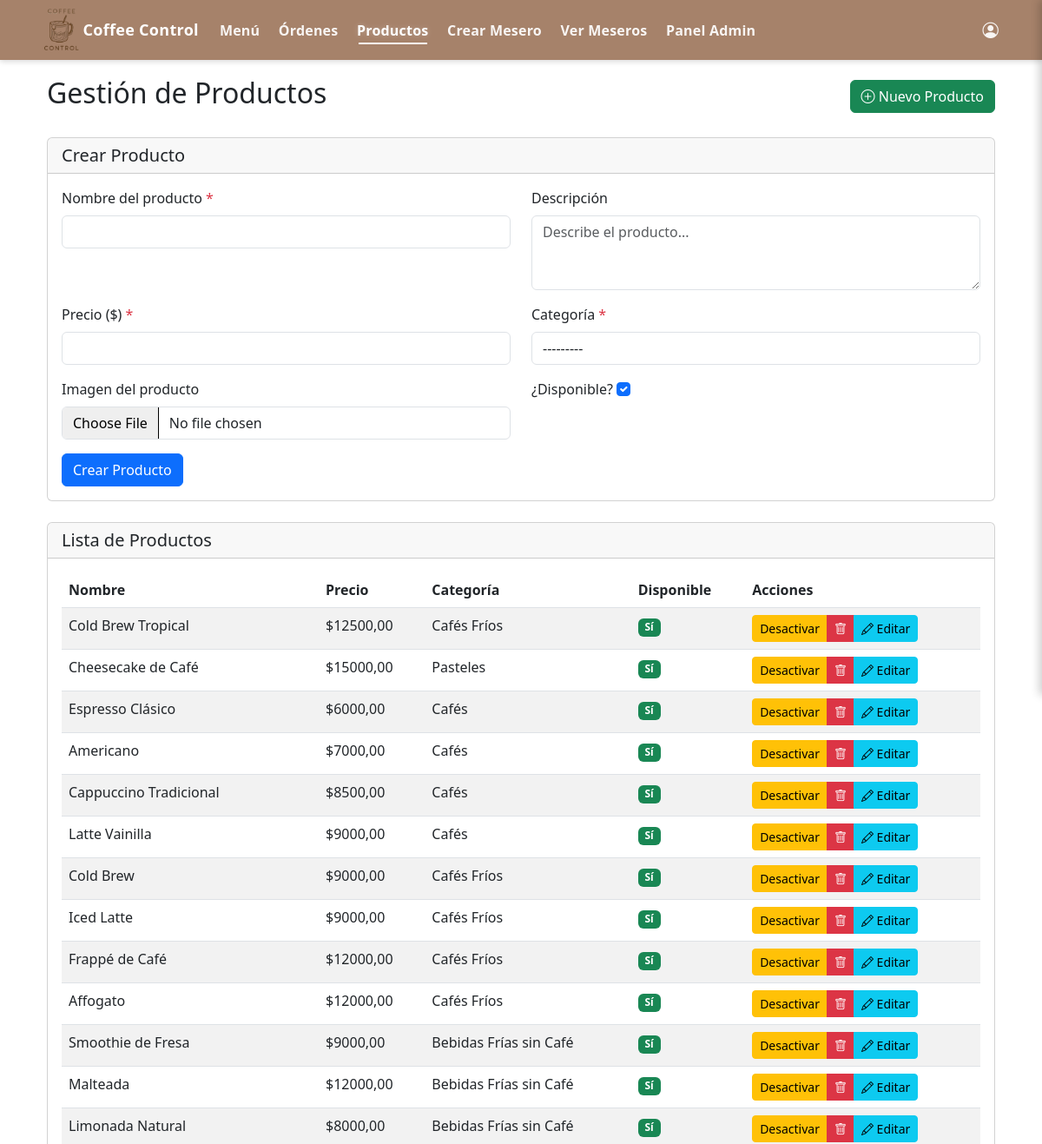
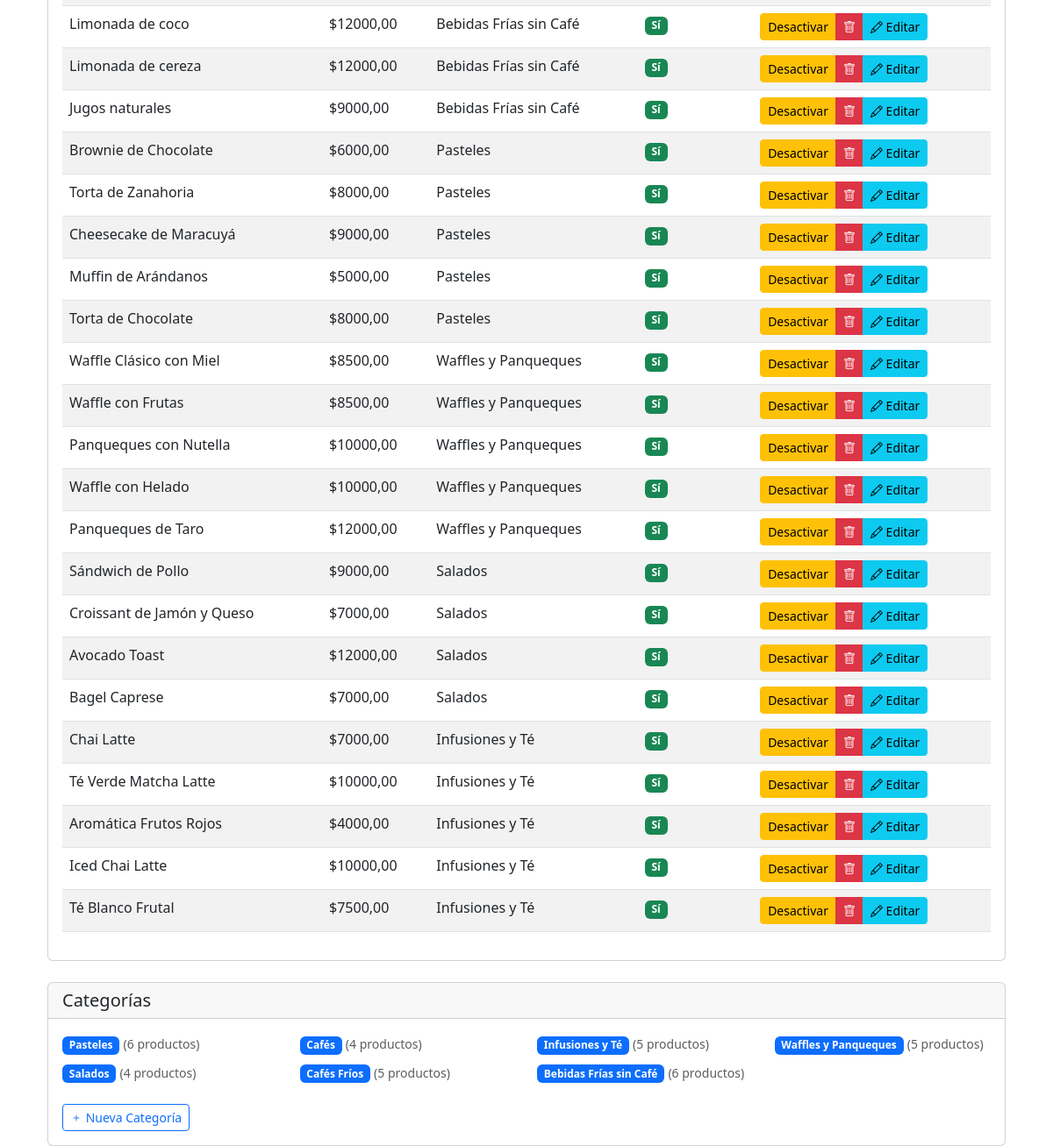
Page /productos/gestion-productos/ (signed in) on the committed database (2 pictures, top to bottom).
### productos/models.py (models this page shows, shortened)
class Producto(models.Model):
    nombre = models.CharField(max_length=200, verbose_name="Nombre")
    descripcion = models.TextField(blank=True, verbose_name="Descripción")
    precio = models.DecimalField(
        max_digits=10,
        decimal_places=2,
        verbose_name="Precio"
    )
    categoria = models.ForeignKey(
        Categoria,
        on_delete=models.CASCADE,
        verbose_name="Categoría"
    )
    imagen = models.ImageField(
        upload_to='products/',
        blank=True,
        verbose_name="Imagen"
    )
    es_disponible = models.BooleanField(default=True, verbose_name="¿Disponible?")
    creado = models.DateTimeField(auto_now_add=True, verbose_name="Fecha de creación")
    actualizado = models.DateTimeField(auto_now=True, verbose_name="Última actualización")
    class Meta:
        verbose_name = "Producto"
        verbose_name_plural = "Productos"

class Categoria(models.Model):
    nombre = models.CharField(max_length=100, verbose_name="Nombre")
    descripcion = models.TextField(blank=True, verbose_name="Descripción")
    imagen = models.ImageField(upload_to='categories/', blank=True, verbose_name="Imagen")
    def __str__(self):
        return self.nombre
    class Meta:
        verbose_name = "Categoría"
        verbose_name_plural = "Categorías"

### productos/views.py (the view)
# urls.py: path('gestion-productos/', views.gestion_productos, name='gestion_productos'),
@solo_admin
def gestion_productos(request):
    productos = Producto.objects.all()
    categorias = Categoria.objects.all()
    if request.method == 'POST':
        formulario = FormularioProducto(request.POST, request.FILES)
        if formulario.is_valid():
            formulario.save()
            messages.success(request, "Producto agregado correctamente.")
            return redirect('producto:gestion_productos')
        else:
            messages.error(request, "Error al agregar el producto.")
    else:
        formulario = FormularioProducto()
    return render(request, 'productos/gestion_productos.html', {
        'productos': productos,
        'categorias': categorias,
        'formulario': formulario
    })

### productos/forms.py
class FormularioProducto(forms.ModelForm):
    class Meta:
        model = Producto
        fields = ['nombre', 'descripcion', 'precio', 'categoria', 'imagen', 'es_disponible']
        labels = {
            'nombre': 'Nombre del producto',
            'descripcion': 'Descripción',
            'precio': 'Precio ($)',
            'categoria': 'Categoría',
            'imagen': 'Imagen del producto',
            'es_disponible': '¿Disponible?'
        }
        widgets = {
            'descripcion': forms.Textarea(attrs={'rows': 3, 'placeholder': 'Describe el producto...'}),
            'precio': forms.NumberInput(attrs={'step': '0.01', 'min': '0'}),
        }

### productos/templates/productos/gestion_productos.html (shortened to what this page needs)
{% extends 'base.html' %}
{% load static %}
{% load humanize %}
{% block content %}
<div class="container mt-4">
    <div class="d-flex justify-content-between align-items-center mb-4">
        <h2>Gestión de Productos</h2>
        <button type="button" class="btn btn-success" onclick="mostrarConfirmacionCrear()">
            <i class="bi bi-plus-circle"></i> Nuevo Producto
        </button>
    </div>
    <div class="card mb-4">
        <div class="card-header">
            <h5 class="mb-0">
                {% if formulario.instance.id %}Editar{% else %}Crear{% endif %} Producto
            </h5>
        </div>
        <div class="card-body">
            <form method="post" enctype="multipart/form-data" id="formCrearProducto">
                <div class="row">
                    {% for field in formulario %}
                    <div class="col-md-6 mb-3">
                        <label for="{{ field.id_for_label }}" class="form-label">
                            {{ field.label }}
                            {% if field.field.required %}<span class="text-danger">*</span>{% endif %}
                        </label>
                        {{ field }}
                    </div>
                    {% endfor %}
                </div>
                <button type="button" class="btn btn-primary" onclick="mostrarConfirmacionCrear()">
                    {% if formulario.instance.id %}Actualizar{% else %}Crear{% endif %} Producto
                </button>
            </form>
        </div>
    </div>
    <div class="card">
        <div class="card-header">
            <h5 class="mb-0">Lista de Productos</h5>
        </div>
        <div class="card-body">
            <div class="table-responsive">
                <table class="table table-striped">
                    <thead>
                        <tr>
                            <th>Nombre</th>
                            <th>Precio</th>
                            <th>Categoría</th>
                            <th>Disponible</th>
                            <th>Acciones</th>
                        </tr>
                    </thead>
                    <tbody>
                        {% for producto in productos %}
                        <tr>
                            <td>{{ producto.nombre }}</td>
                            <td>${{ producto.precio }}</td>
                            <td>{{ producto.categoria.nombre }}</td>
                            <td>
                                {% if producto.es_disponible %}
                                <span class="badge bg-success">Sí</span>
                                {% else %}
                                <span class="badge bg-danger">No</span>
                                {% endif %}
                            </td>
                            <td>
                                <div class="btn-group btn-group-sm">
                                    <a href="#"
                                       class="btn {% if producto.es_disponible %}btn-warning{% else %}btn-success{% endif %}"
                                       onclick="mostrarConfirmacion('{{ producto.es_disponible|yesno:"desactivar,activar" }}', '{{ producto.nombre }}', '{% url 'producto:toggle_producto' producto.id %}')">
                                        {{ producto.es_disponible|yesno:"Desactivar,Activar" }}
                                    </a>
                                    <a href="#"
                                       class="btn btn-danger"
                                       onclick="mostrarConfirmacion('eliminar', '{{ producto.nombre }}', '{% url 'producto:eliminar_producto' producto.id %}')">
                                        <i class="bi bi-trash"></i>
                                    </a>
                                    <a href="/admin/productos/producto/{{ producto.id }}/change/"
                                       class="btn btn-info" target="_blank">
                                        <i class="bi bi-pencil"></i> Editar
                                    </a>
                                </div>
                            </td>
                        </tr>
                        {% endfor %}
                    </tbody>
                </table>
            </div>
        </div>
    </div>
    <div class="card mt-4">
        <div class="card-header">
            <h5 class="mb-0">Categorías</h5>
        </div>
        <div class="card-body">
            <div class="row">
                {% for categoria in categorias %}
                <div class="col-md-3 mb-2">
                    <span class="badge bg-primary">{{ categoria.nombre }}</span>
                    <small class="text-muted">({{ categoria.producto_set.count }} productos)</small>
                </div>
                {% empty %}
                <div class="col-12 text-center text-muted">
                    No hay categorías registradas
                </div>
                {% endfor %}
            </div>
            <div class="mt-3">
                <a href="/admin/productos/categoria/add/" class="btn btn-sm btn-outline-primary" target="_blank">
                    <i class="bi bi-plus"></i> Nueva Categoría
                </a>
            </div>
        </div>
    </div>
</div>
{% endblock %}

### coffecontrol/templates/base.html (style rules this page uses)
:root { --coffee-600:#A6826A; --coffee-700:#8B5E3C; --cream:#f7efe7; --text-strong:#ffffff; --text-soft:rgba(255,255,255,.92); }
body { padding-top: 64px; }

### rows in the picture
Producto: nombre "Cold Brew Tropical", precio "12500,00", categoria.nombre "Cafés Fríos", shows "Sí", es_disponible "Desactivar"
Producto: nombre "Cheesecake de Café", precio "15000,00", categoria.nombre "Pasteles", shows "Sí", es_disponible "Desactivar"
Producto: nombre "Espresso Clásico", precio "6000,00", categoria.nombre "Cafés", shows "Sí", es_disponible "Desactivar"
Producto: nombre "Americano", precio "7000,00", categoria.nombre "Cafés", shows "Sí", es_disponible "Desactivar"
Producto: nombre "Cappuccino Tradicional", precio "8500,00", categoria.nombre "Cafés", shows "Sí", es_disponible "Desactivar"
Producto: nombre "Latte Vainilla", precio "9000,00", categoria.nombre "Cafés", shows "Sí", es_disponible "Desactivar"
Producto: nombre "Cold Brew", precio "9000,00", categoria.nombre "Cafés Fríos", shows "Sí", es_disponible "Desactivar"
Producto: nombre "Iced Latte", precio "9000,00", categoria.nombre "Cafés Fríos", shows "Sí", es_disponible "Desactivar"
Producto: nombre "Frappé de Café", precio "12000,00", categoria.nombre "Cafés Fríos", shows "Sí", es_disponible "Desactivar"
Producto: nombre "Affogato", precio "12000,00", categoria.nombre "Cafés Fríos", shows "Sí", es_disponible "Desactivar"
Producto: nombre "Smoothie de Fresa", precio "9000,00", categoria.nombre "Bebidas Frías sin Café", shows "Sí", es_disponible "Desactivar"
Producto: nombre "Malteada", precio "12000,00", categoria.nombre "Bebidas Frías sin Café", shows "Sí", es_disponible "Desactivar"
Producto: nombre "Limonada Natural", precio "8000,00", categoria.nombre "Bebidas Frías sin Café", shows "Sí", es_disponible "Desactivar"
Producto: nombre "Limonada de coco", precio "12000,00", categoria.nombre "Bebidas Frías sin Café", shows "Sí", es_disponible "Desactivar"
Producto: nombre "Limonada de cereza", precio "12000,00", categoria.nombre "Bebidas Frías sin Café", shows "Sí", es_disponible "Desactivar"
Producto: nombre "Jugos naturales", precio "9000,00", categoria.nombre "Bebidas Frías sin Café", shows "Sí", es_disponible "Desactivar"
Producto: nombre "Brownie de Chocolate", precio "6000,00", categoria.nombre "Pasteles", shows "Sí", es_disponible "Desactivar"
Producto: nombre "Torta de Zanahoria", precio "8000,00", categoria.nombre "Pasteles", shows "Sí", es_disponible "Desactivar"
Producto: nombre "Cheesecake de Maracuyá", precio "9000,00", categoria.nombre "Pasteles", shows "Sí", es_disponible "Desactivar"
Producto: nombre "Muffin de Arándanos", precio "5000,00", categoria.nombre "Pasteles", shows "Sí", es_disponible "Desactivar"
Producto: nombre "Torta de Chocolate", precio "8000,00", categoria.nombre "Pasteles", shows "Sí", es_disponible "Desactivar"
Producto: nombre "Waffle Clásico con Miel", precio "8500,00", categoria.nombre "Waffles y Panqueques", shows "Sí", es_disponible "Desactivar"
Producto: nombre "Waffle con Frutas", precio "8500,00", categoria.nombre "Waffles y Panqueques", shows "Sí", es_disponible "Desactivar"
Producto: nombre "Panqueques con Nutella", precio "10000,00", categoria.nombre "Waffles y Panqueques", shows "Sí", es_disponible "Desactivar"
Producto: nombre "Waffle con Helado", precio "10000,00", categoria.nombre "Waffles y Panqueques", shows "Sí", es_disponible "Desactivar"
Producto: nombre "Panqueques de Taro", precio "12000,00", categoria.nombre "Waffles y Panqueques", shows "Sí", es_disponible "Desactivar"
Producto: nombre "Sándwich de Pollo", precio "9000,00", categoria.nombre "Salados", shows "Sí", es_disponible "Desactivar"
Producto: nombre "Croissant de Jamón y Queso", precio "7000,00", categoria.nombre "Salados", shows "Sí", es_disponible "Desactivar"
Producto: nombre "Avocado Toast", precio "12000,00", categoria.nombre "Salados", shows "Sí", es_disponible "Desactivar"
Producto: nombre "Bagel Caprese", precio "7000,00", categoria.nombre "Salados", shows "Sí", es_disponible "Desactivar"
Producto: nombre "Chai Latte", precio "7000,00", categoria.nombre "Infusiones y Té", shows "Sí", es_disponible "Desactivar"
Producto: nombre "Té Verde Matcha Latte", precio "10000,00", categoria.nombre "Infusiones y Té", shows "Sí", es_disponible "Desactivar"
Producto: nombre "Aromática Frutos Rojos", precio "4000,00", categoria.nombre "Infusiones y Té", shows "Sí", es_disponible "Desactivar"
Producto: nombre "Iced Chai Latte", precio "10000,00", categoria.nombre "Infusiones y Té", shows "Sí", es_disponible "Desactivar"
Producto: nombre "Té Blanco Frutal", precio "7500,00", categoria.nombre "Infusiones y Té", shows "Sí", es_disponible "Desactivar"
Categoria: nombre "Pasteles", producto_set.count "6"
Categoria: nombre "Cafés", producto_set.count "4"
Categoria: nombre "Infusiones y Té", producto_set.count "5"
Categoria: nombre "Waffles y Panqueques", producto_set.count "5"
Categoria: nombre "Salados", producto_set.count "4"
Categoria: nombre "Cafés Fríos", producto_set.count "5"
Categoria: nombre "Bebidas Frías sin Café", producto_set.count "6"

### other values in the picture
{{ field.label }} "Nombre del producto" "Descripción" "Precio ($)" "Categoría" "Imagen del producto" "¿Disponible?"
